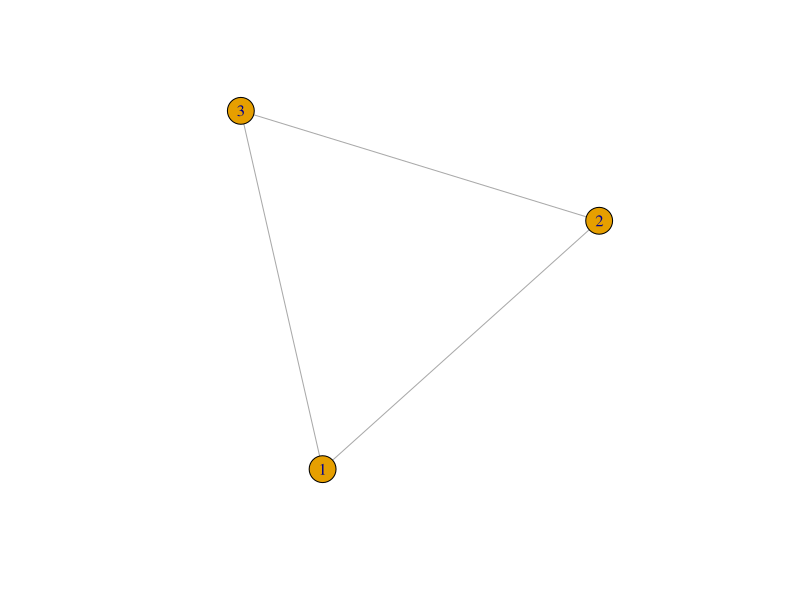
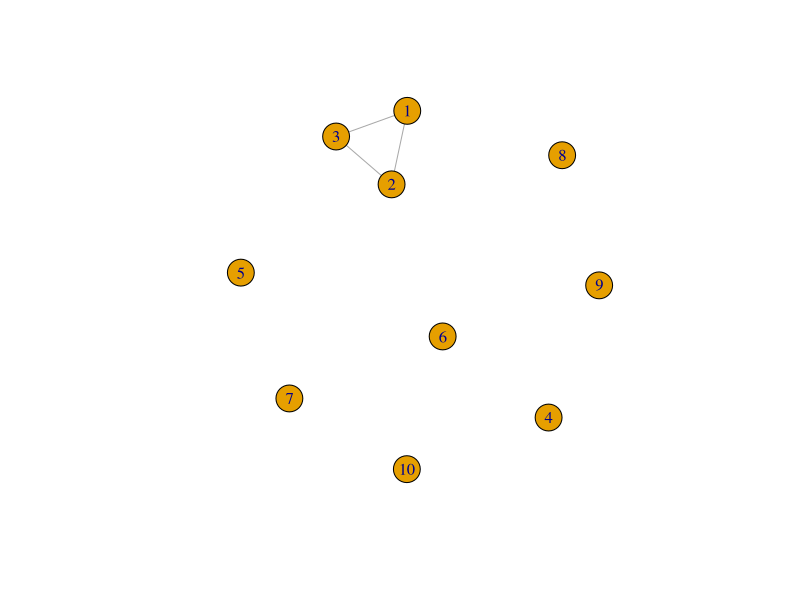
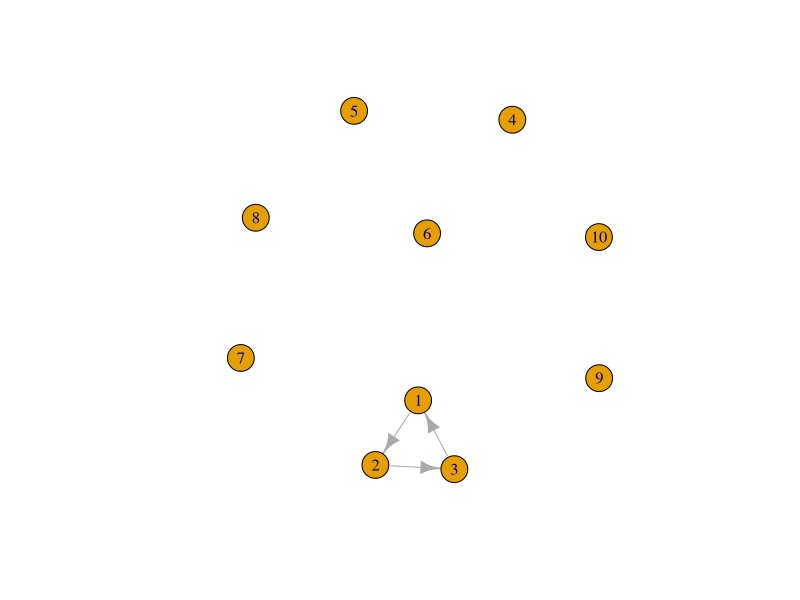
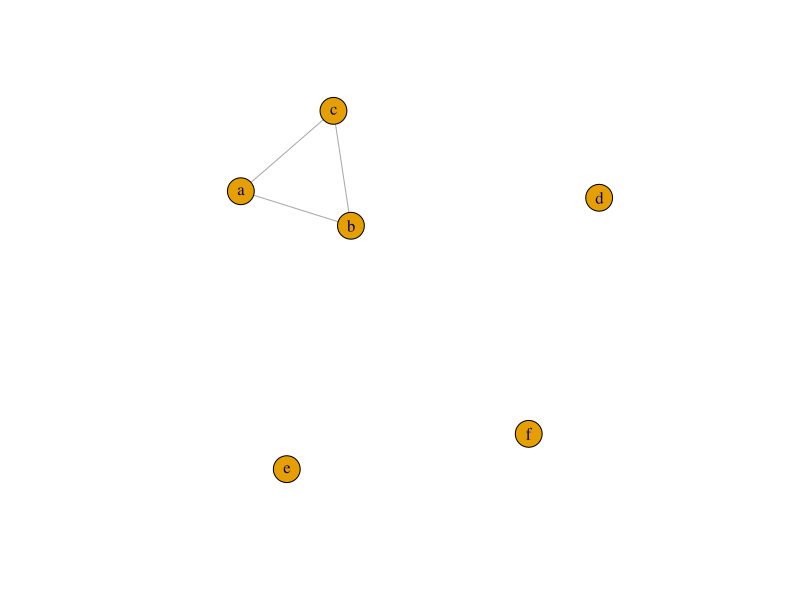
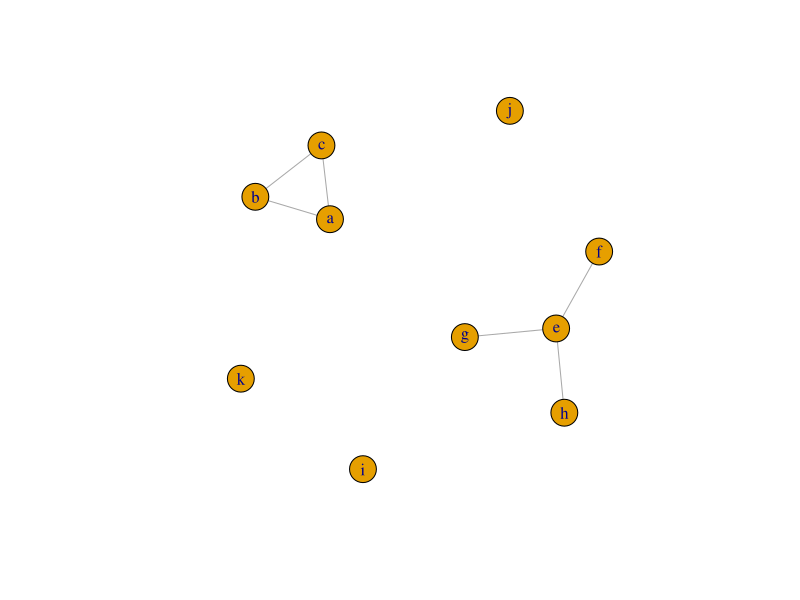
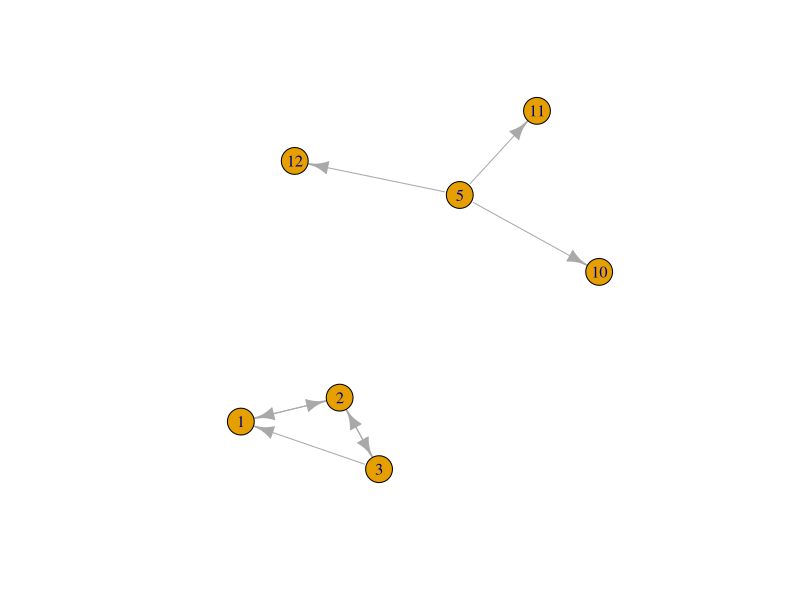
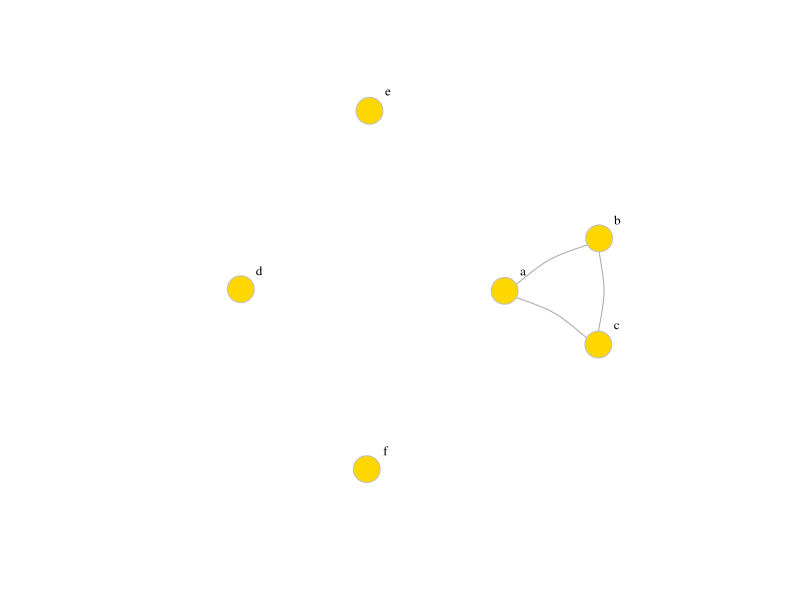

R code for these plots, in order:
# returnedList <- lapply(inputList , function) 
lapply(list(1:10), function(x){x*2})


x <- list(1:3, 4:10)
x
y1 <- lapply(x, mean)
y1
y2 <- sapply(x, mean)
y2
cat(class(y1), class(y2))


x <- matrix(1:12, 3, 4)
x
rowSums=apply(x, 1, FUN=sum)
rowSums

rowMeans=apply(x, MARGIN=1, mean)
rowMeans

colSums=apply(x, MARGIN=2, FUN=sum)
colSums

colMeans=apply(x, 2, mean)
colMeans




library(igraph)
# install.packages("igraph")

g1 <- graph( edges=c(1,2, 2,3, 3,1), n=3, directed=FALSE)
plot(g1)

g1b <- graph( edges=c(1,2, 2,3, 3,1), n=10, directed=FALSE )
plot(g1b)

g1c <- graph( edges=c(1,2, 2,3, 3,1), n=10, directed=TRUE)
plot(g1c)

g2 <- graph( edges=c('a','b','b','c','c','a'), isolates=c( 'd','e', 'f'), directed=FALSE)
plot(g2)

plot(graph_from_literal(a-b-c-a, e-f:g:h, i:j:k))
plot(graph_from_literal(1+-+2+-+3, 3-+1,5-+10:11:12))

g3 <- graph( edges=c('a','b','b','c','c','a'), isolates=c( 'd','e','f'), directed=FALSE)
plot(g3, edge.arrow.size=.5, vertex.color="gold", vertex.size=15, vertex.frame.color="gray", vertex.label.color=" black", vertex.label.cex=0.8, vertex.label.dist=2, edge.curved =0.2)

g4 <- graph( edges=c(1,2,2,3,4,5), n=5, directed=FALSE)
write_graph(g4, "g4.txt", format="edgelist")
cat("g4.txt exported under", getwd())

g5 <- graph_from_literal(1-2-3-1, 5-10:11:12)
E(g5)
V(g5)
degree(g5)